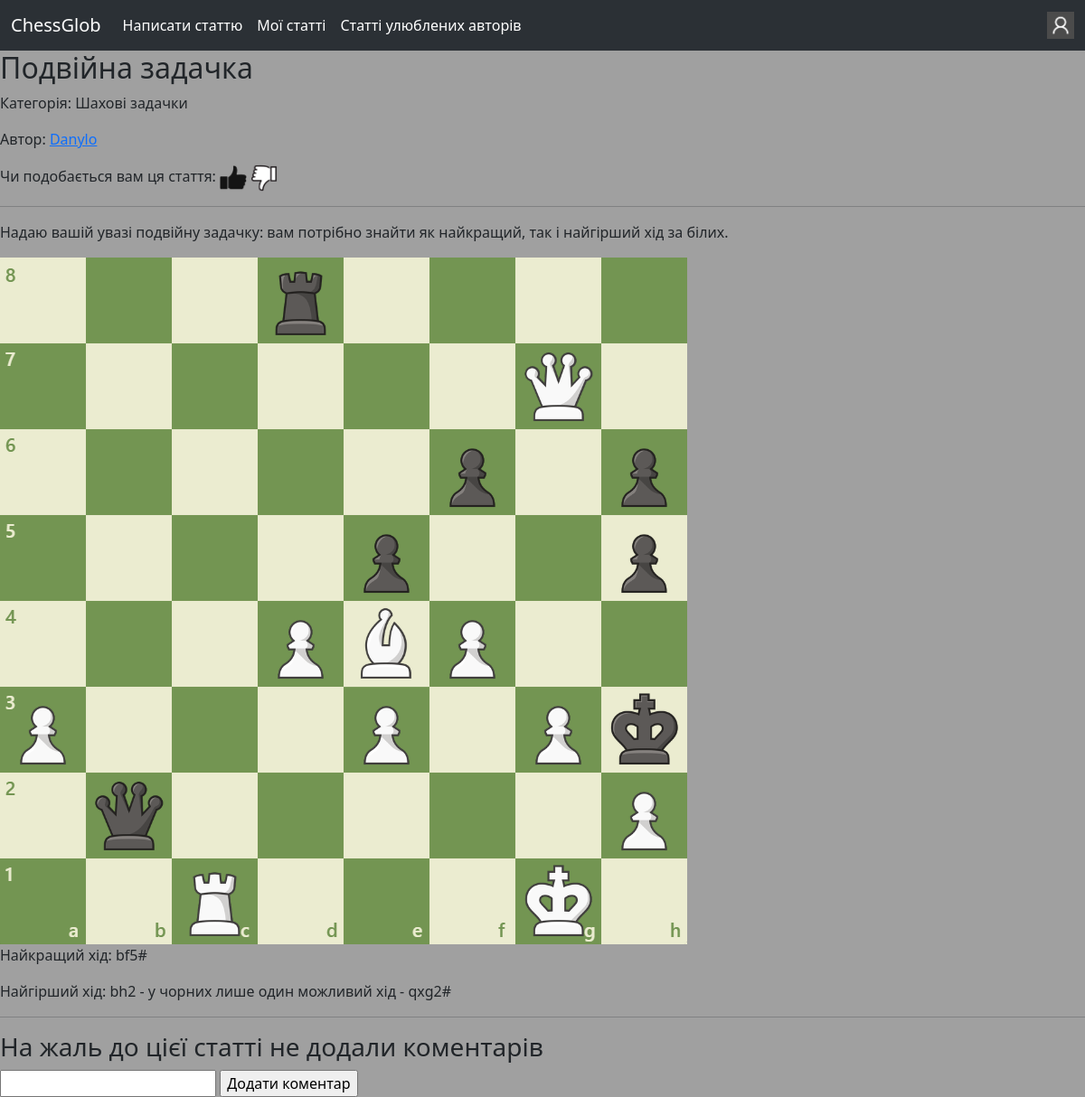
The app's page /view_article/5 (signed in), older data.
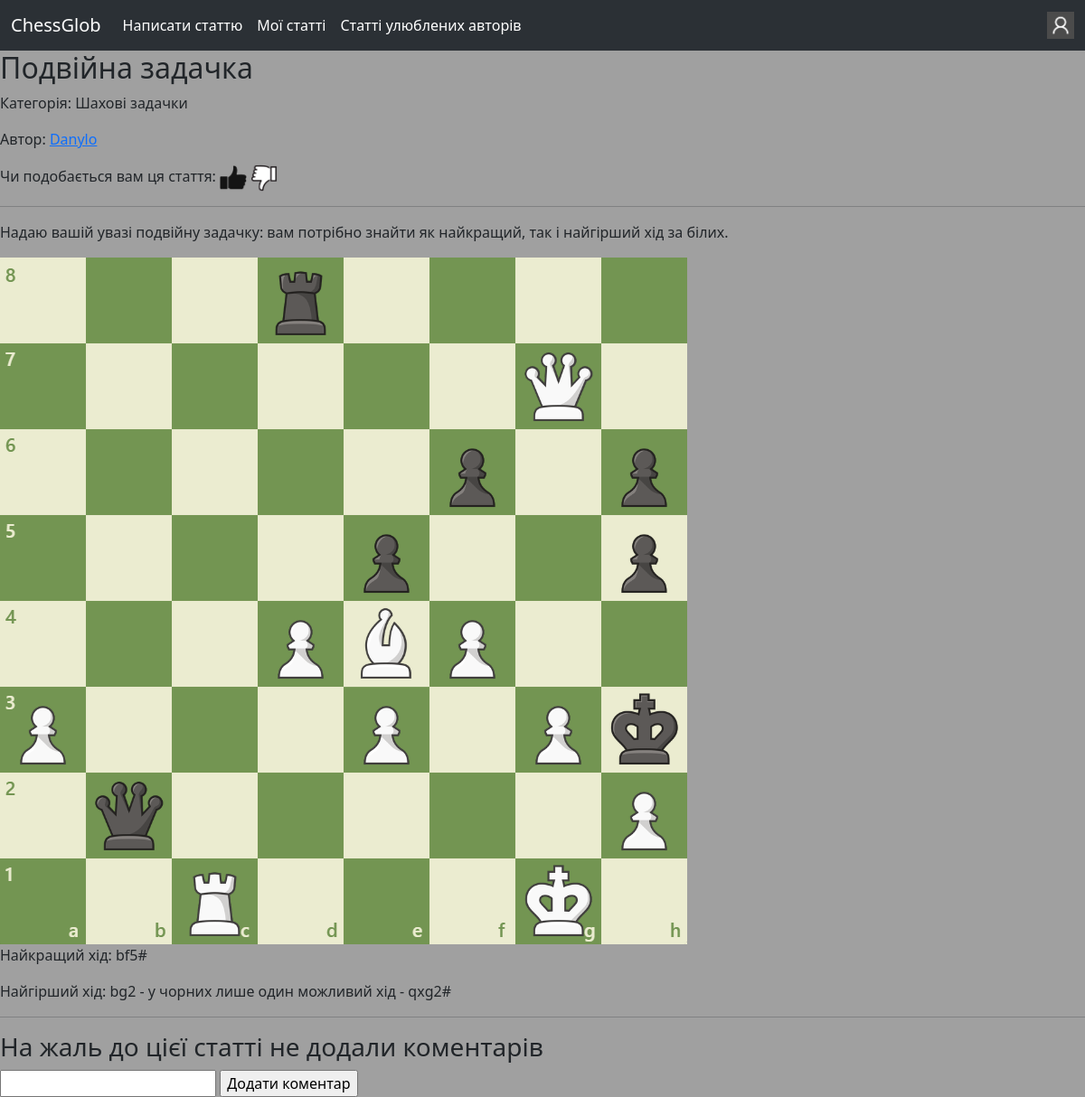
The same page, newer data.
### blog/models.py (models this page shows, shortened)
class Article(models.Model):
    class Categories(models.TextChoices):
        other = "Інше"
        debut = "Дебют"
        middle_game = "Мітельшпіль"
        end_game = "Ендшпіль"
        history = "Історія"
        etude = "Шахові задачки"
    author = models.ForeignKey(MyUser, models.CASCADE)
    name = models.CharField(max_length=32)
    category = models.CharField(choices=Categories.choices, default=Categories.other)
    created_time = models.DateTimeField()
    elements_num = models.IntegerField(default=1)

class TextArticleElement(models.Model):
    article = models.ForeignKey(Article, models.CASCADE)
    num = models.IntegerField()
    t = "text" #t - type. Потрібно, щоб відрізняти TextArticleElement від FileArticleElement
    text = models.TextField()

class FileArticleElement(models.Model):
    article = models.ForeignKey(Article, models.CASCADE)
    num = models.IntegerField()
    t = "file" #t - type. Потрібно, щоб відрізняти TextArticleElement від FileArticleElement
    file = models.FileField(upload_to="articles_media")

### auth_sys/models.py (models this page shows, shortened)
class MyUser(AbstractBaseUser, PermissionsMixin):
    class Roles(models.TextChoices): #Усі можливі ролі
        USER = "user"
        ADMINISTRATOR = "administrator"
    username = models.CharField(unique=True, max_length=16)
    email = models.EmailField(unique=True)
    role = models.CharField(choices=Roles.choices, default=Roles.USER)
    first_name = models.CharField(blank=True, null=True, max_length=16)
    last_name = models.CharField(blank=True, null=True, max_length=32)
    birth_date = models.DateField(blank=True, null=True)
    is_staff = models.BooleanField(default=False)
    is_superuser = models.BooleanField(default=False)
    is_active = models.BooleanField(default=True)
    objects = MyUserManager() #Це потрібно для створення самого акаунту
    USERNAME_FIELD = "username"
    REQUIRED_FIELDS = ["email"]

### blog/views.py (the view)
# urls.py: path("view_article/<int:article_pk>", views.view_article, name="view_article"),
def view_article(request, article_pk):
    if not models.Article.objects.filter(pk=article_pk).exists():
        return redirect("/eror?eror_text=Статті з таким pk не існує.")
    text_elements = list(models.TextArticleElement.objects.filter(article=article_pk))
    file_elements = list(models.FileArticleElement.objects.filter(article=article_pk))
    elements = sorted(text_elements+file_elements, key=lambda element: element.num)
    liked = 0
    if not request.user.is_authenticated: liked = None
    elif models.Like.objects.filter(article=article_pk, author=request.user).exists(): liked = 1
    elif models.Dislike.objects.filter(article=article_pk, author=request.user).exists(): liked = -1
    return render(request, "blog/view_article.html", context={"article":models.Article.objects.get(pk=article_pk),
                                        "elements":elements, "comments":models.Comment.objects.filter(article=article_pk),
                                        "liked":liked})

### blog/templatetags/custom_tags.py (called while the page is built)
@register.filter("endswith")
def endswith(value, arg): return value.lower().endswith(arg.lower())

### templates/blog/view_article.html (shortened to what this page needs)
{% extends "base.html" %}
{% load static %}
{% load custom_tags %}
{% block body %}
<h2>{{ article.name }}</h2>
<p>Категорія: {{ article.category }}</p>
<p>Автор: <a href="{% url 'blog:view_user_info' article.author.username %}">{{ article.author.username }}</a></p>
<p>Чи подобається вам ця стаття:
    {% if liked == 0 %}
    <a href="{% url 'blog:like_article' article.pk %}"><img src="{% static 'img/not_pressed_like.png' %}" width="30px" height="30px"></a>
    <a href="{% url 'blog:dislike_article' article.pk %}"><img src="{% static 'img/not_pressed_dislike.png' %}" width="30px" height="30px"></a>
    {% elif liked == 1 %}
    <a href="{% url 'blog:unlike_article' article.pk %}"><img src="{% static 'img/pressed_like.png' %}" width="30px" height="30px"></a>
    <a href="{% url 'blog:dislike_article' article.pk %}"><img src="{% static 'img/not_pressed_dislike.png' %}" width="30px" height="30px"></a>
    {% elif liked == -1 %}
    <a href="{% url 'blog:like_article' article.pk %}"><img src="{% static 'img/not_pressed_like.png' %}" width="30px" height="30px"></a>
    <a href="{% url 'blog:undislike_article' article.pk %}"><img src="{% static 'img/pressed_dislike.png' %}" width="30px" height="30px"></a>
    {% endif%}
</p>
<hr>
{% for element in elements %}
    {% if element.t == "text" %}
        <p>{{ element.text }}</p>
    {% else %}
        {% if element.file.url|endswith:".png" or element.file.url|endswith:".jpg" %}
        <img src="{{ element.file.url }}" alt="Картинка">
        {% elif element.file.url|endswith:".mp4" %}
        <video width="320" height="240" controls>
            <source src="{{ element.file.url }}" type="video/mp4">
            На жаль, ваш браузер не підтримує відео
        </video>
        {% else %}
        <a href="{{ element.file.url }}">Завантажити файл</a>
        {% endif %}
    {% endif %}
{% endfor %}
<hr>
{% if comments %}
<ul>
    {% for comment in comments %}
    <li>{{ comment.author.username }}: {{ comment.text }}
        {% if user == comment.author or user.role == comment.author.Roles.ADMINISTATOR %}
        <a class="btn btn-danger" href="{% url 'blog:delete_comment' article.pk comment.pk %}" role="button">Видалити</a>
        {% endif %}
    </li>
    {%endfor%}
</ul>
{% else %}
<h3>На жаль до цієї статті не додали коментарів</h3>
{% endif %}
<form method="post" action="{% url 'blog:add_comment' article.pk %}">
    <input type="text" name="text" required>
    <input type="submit" value="Додати коментар">
</form>
{% endblock %}

### templates/base.html (shortened to what this page needs)
{% load static %}
<!DOCTYPE html>
<html lang="uk">
<head>
    <link href="https://cdn.jsdelivr.net/npm/bootstrap@5.3.8/dist/css/bootstrap.min.css" rel="stylesheet">
</head>
<body>
     <nav class="navbar navbar-expand-lg bg-body-tertiary" data-bs-theme="dark">
        <div class="container-fluid">
            <a class="navbar-brand" href="{% url 'blog:index' %}">ChessGlob</a>
            {% if user.is_authenticated %}
            <div class="collapse navbar-collapse" id="navbarSupportedContent">
                <ul class="navbar-nav me-auto mb-2 mb-lg-0">
                    <li class="nav-item">
                        <a class="nav-link active" aria-current="page" href="{% url 'blog:create_article' %}">Написати статтю</a>
                    </li>
                    <li class="nav-item">
                        <a class="nav-link active" aria-current="page" href="{% url 'blog:view_my_articles' %}">Мої статті</a>
                    </li>
                    <li class="nav-item">
                        <a class="nav-link active" aria-current="page" href="{% url 'blog:view_subscription_articles' %}">Статті улюблених авторів</a>
                    </li>
                </ul>
            </div>
            <a href="{% url 'blog:view_user_info' request.user.username %}"><img src="{% static 'img/standart.png' %}" width="30px" height="30px"></a>
            {% else %}
            <span>
            <a class="btn btn-secondary" href="{% url 'auth_sys:register' %}" role="button">Зарееструватися</a>
            <a class="btn btn-secondary" href="{% url 'auth_sys:login' %}" role="button">Увійти</a>
            </span>
            {% endif %}
        </div>
     </nav>
    {% block body %}{% endblock %}
</body>
</html>

### templates/base.html (style rules this page uses)
body { background-color: rgb(160, 160, 160); }

Row changes from the older to the newer data that the page shows:
changed TextArticleElement: text "Найгірший хід: bh2 - у чорних лише один можливий хід - qxg2#" → "Найгірший хід: bg2 - у чорних лише один можливий хід - qxg2#"
